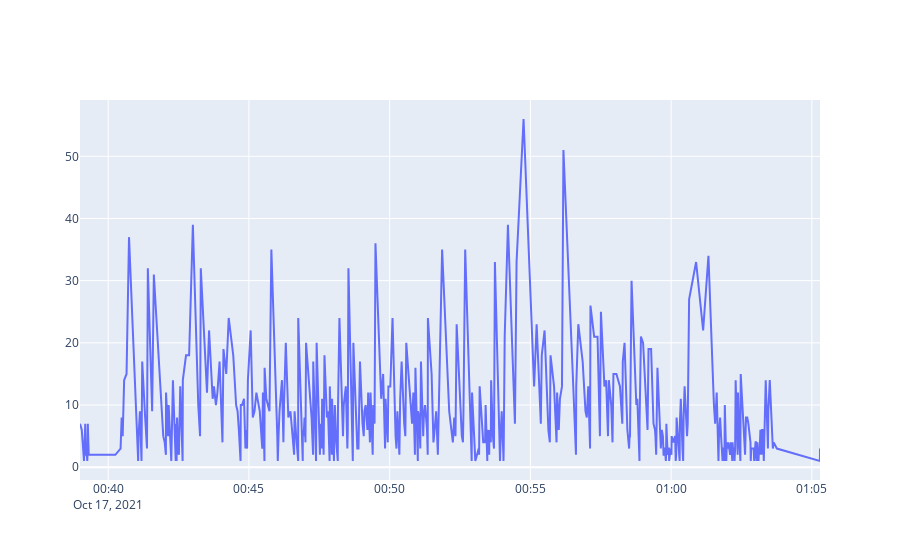

Notebook cell for this chart:
### Code cell
data = go.Scatter(x=speaker_data_df["startTime"], y=speaker_data_df["wordCount"] )

go.Figure(data)

### Figure 1 — Plotly figure (JSON) as saved in the notebook; plotly's stock layout.template omitted (floating-point values rounded to 4 significant figures; data arrays with more than 128 entries replaced by an {"elided": "..."} marker saying what was removed)
{"data": [{"type": "scatter", "x": {"elided": "443 str values"}, "y": {"elided": "443 int values"}}], "layout": {}}
